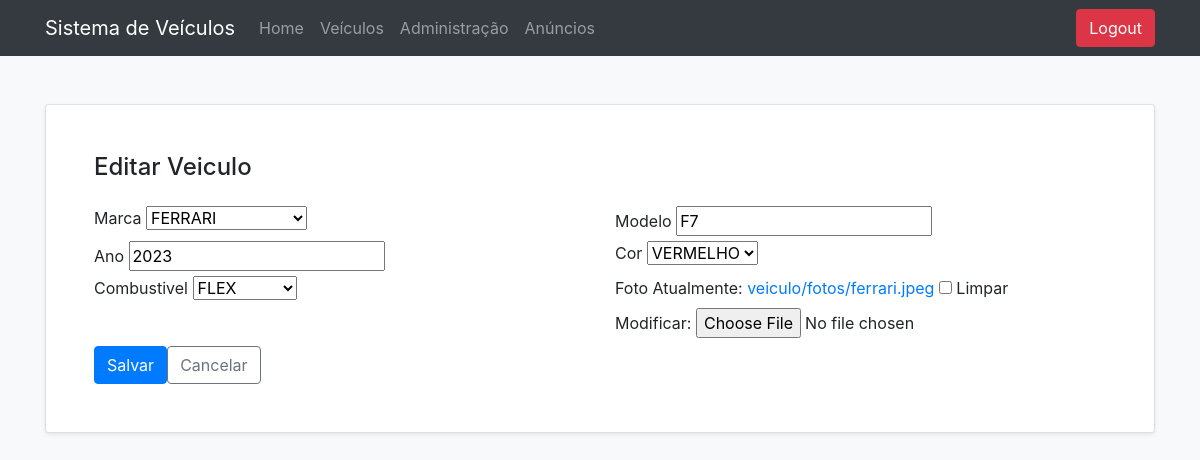
Page /veiculo/editar/1/ (signed in) on the earlier database version.
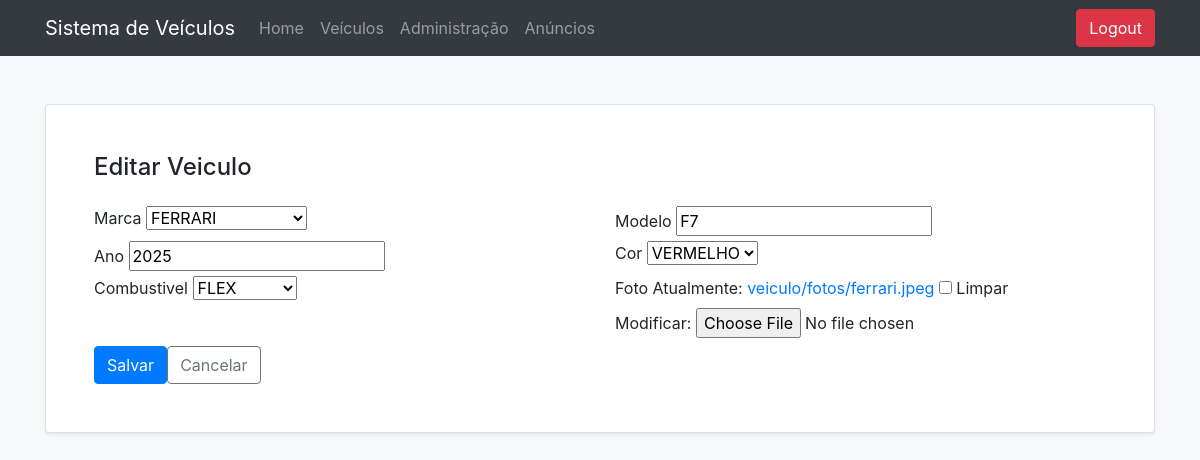
Same page on the later database version.
### veiculo/models.py (models this page shows, shortened)
class Veiculo(models.Model):
    marca = models.SmallIntegerField(choices=OPCOES_MARCAS)
    modelo = models.CharField(max_length=100)
    ano = models.IntegerField()
    cor = models.SmallIntegerField(choices=OPCOES_CORES)
    combustivel = models.SmallIntegerField(choices=OPCOES_COMBUSTIVEIS)
    foto = models.ImageField(blank=True, null=True, upload_to='veiculo/fotos')

### veiculo/views.py (the view)
# urls.py: path('editar/<int:pk>/', EditarVeiculos.as_view(), name="editar-veiculo"),
class EditarVeiculos(LoginRequiredMixin, UpdateView):
    model = Veiculo
    form_class = FormularioVeiculo
    template_name = 'editar.html'
    success_url = reverse_lazy('listar-veiculos')

### veiculo/forms.py
class FormularioVeiculo(ModelForm):
    class Meta:
        model = Veiculo
        exclude = []

### templates/editar.html (shortened to what this page needs)
{% extends "base.html" %}
{% block conteudo %}
<div class="card shadow-sm">
    <div class="card-body p-4 p-lg-5">
        <h1 class="h4 mb-4">Editar Veiculo</h1>
        <form action="{% url 'editar-veiculo' veiculo.pk %}" method="post" enctype="multipart/form-data" class="row g-3">
            <div class="col-12 col-md-6">
                <label for="id_marca" class="form-label">Marca</label>
                {{ form.marca }}
            </div>
            <div class="col-12 col-md-6">
                <label for="id_modelo" class="form-label">Modelo</label>
                {{ form.modelo }}
            </div>
            <div class="col-12 col-md-6">
                <label for="id_ano" class="form-label">Ano</label>
                {{ form.ano }}
            </div>
            <div class="col-12 col-md-6">
                <label for="id_cor" class="form-label">Cor</label>
                {{ form.cor }}
            </div>
            <div class="col-12 col-md-6">
                <label for="id_combustivel" class="form-label">Combustivel</label>
                {{ form.combustivel }}
            </div>
            <div class="col-12 col-md-6">
                <label for="id_foto" class="form-label">Foto</label>
                {{ form.foto }}
            </div>
            <div class="col-12 d-flex gap-2 mt-2">
                <button type="submit" class="btn btn-primary">Salvar</button>
                <a href="{% url 'listar-veiculos' %}" class="btn btn-outline-secondary">Cancelar</a>
            </div>
        </form>
    </div>
</div>
{% endblock %}

Differences in the rows shown:
changed Veiculo "FERRARI": ano "2023" → "2025"
